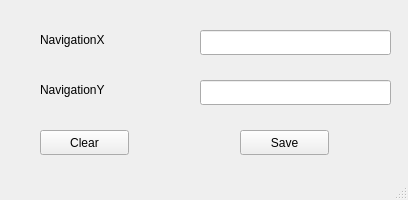
<?xml version="1.0" encoding="UTF-8"?>
<ui version="4.0">
 <class>Navigation_Window</class>
 <widget class="QMainWindow" name="Navigation_Window">
  <property name="geometry">
   <rect>
    <x>0</x>
    <y>0</y>
    <width>408</width>
    <height>200</height>
   </rect>
  </property>
  <property name="windowTitle">
   <string>MainWindow</string>
  </property>
  <widget class="QWidget" name="centralwidget">
   <widget class="QLineEdit" name="WriteX">
    <property name="geometry">
     <rect>
      <x>200</x>
      <y>30</y>
      <width>191</width>
      <height>25</height>
     </rect>
    </property>
   </widget>
   <widget class="QLabel" name="NavigationXLabel">
    <property name="geometry">
     <rect>
      <x>40</x>
      <y>30</y>
      <width>101</width>
      <height>20</height>
     </rect>
    </property>
    <property name="text">
     <string>NavigationX</string>
    </property>
   </widget>
   <widget class="QLabel" name="NavigationYLabel">
    <property name="geometry">
     <rect>
      <x>40</x>
      <y>80</y>
      <width>101</width>
      <height>20</height>
     </rect>
    </property>
    <property name="text">
     <string>NavigationY</string>
    </property>
   </widget>
   <widget class="QLineEdit" name="WriteY">
    <property name="geometry">
     <rect>
      <x>200</x>
      <y>80</y>
      <width>191</width>
      <height>25</height>
     </rect>
    </property>
   </widget>
   <widget class="QPushButton" name="ClearButton">
    <property name="geometry">
     <rect>
      <x>40</x>
      <y>130</y>
      <width>89</width>
      <height>25</height>
     </rect>
    </property>
    <property name="text">
     <string>Clear</string>
    </property>
   </widget>
   <widget class="QPushButton" name="SaveButton">
    <property name="geometry">
     <rect>
      <x>240</x>
      <y>130</y>
      <width>89</width>
      <height>25</height>
     </rect>
    </property>
    <property name="text">
     <string>Save</string>
    </property>
   </widget>
  </widget>
  <widget class="QMenuBar" name="menubar">
   <property name="geometry">
    <rect>
     <x>0</x>
     <y>0</y>
     <width>408</width>
     <height>22</height>
    </rect>
   </property>
  </widget>
  <widget class="QStatusBar" name="statusbar"/>
 </widget>
 <resources/>
 <connections/>
</ui>
